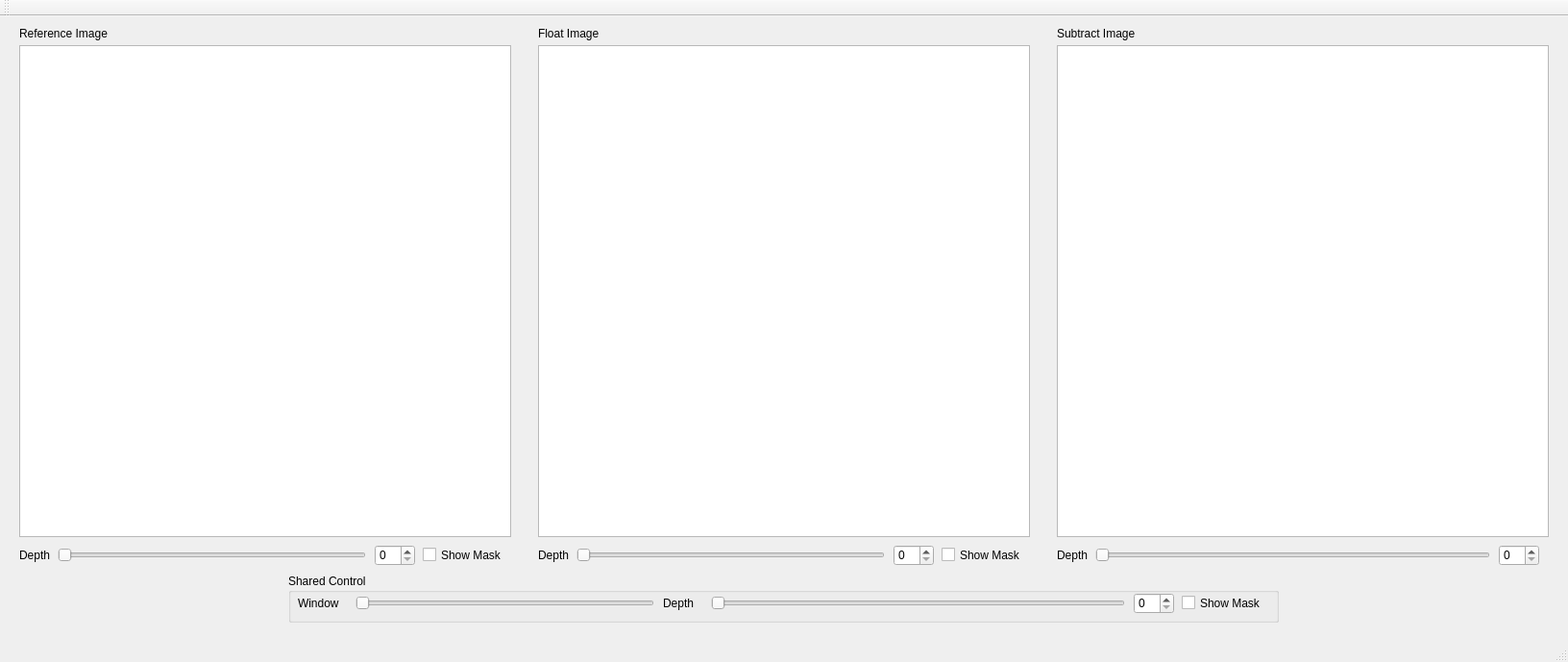
<?xml version="1.0" encoding="UTF-8"?>
<ui version="4.0">
 <class>ImageViewerClass</class>
 <widget class="QMainWindow" name="ImageViewerClass">
  <property name="geometry">
   <rect>
    <x>0</x>
    <y>0</y>
    <width>1632</width>
    <height>689</height>
   </rect>
  </property>
  <property name="sizePolicy">
   <sizepolicy hsizetype="Fixed" vsizetype="Fixed">
    <horstretch>0</horstretch>
    <verstretch>0</verstretch>
   </sizepolicy>
  </property>
  <property name="windowTitle">
   <string>ImageViewer</string>
  </property>
  <widget class="QWidget" name="mainWidget">
   <property name="sizePolicy">
    <sizepolicy hsizetype="Fixed" vsizetype="Fixed">
     <horstretch>0</horstretch>
     <verstretch>0</verstretch>
    </sizepolicy>
   </property>
   <property name="minimumSize">
    <size>
     <width>1632</width>
     <height>636</height>
    </size>
   </property>
   <property name="maximumSize">
    <size>
     <width>1632</width>
     <height>636</height>
    </size>
   </property>
   <widget class="QGraphicsView" name="referenceView">
    <property name="geometry">
     <rect>
      <x>20</x>
      <y>30</y>
      <width>512</width>
      <height>512</height>
     </rect>
    </property>
    <property name="sizePolicy">
     <sizepolicy hsizetype="Expanding" vsizetype="Expanding">
      <horstretch>0</horstretch>
      <verstretch>0</verstretch>
     </sizepolicy>
    </property>
   </widget>
   <widget class="QGraphicsView" name="floatView">
    <property name="geometry">
     <rect>
      <x>560</x>
      <y>30</y>
      <width>512</width>
      <height>512</height>
     </rect>
    </property>
    <property name="sizePolicy">
     <sizepolicy hsizetype="Fixed" vsizetype="Fixed">
      <horstretch>0</horstretch>
      <verstretch>0</verstretch>
     </sizepolicy>
    </property>
   </widget>
   <widget class="QSlider" name="referenceSlider">
    <property name="geometry">
     <rect>
      <x>60</x>
      <y>550</y>
      <width>321</width>
      <height>22</height>
     </rect>
    </property>
    <property name="orientation">
     <enum>Qt::Horizontal</enum>
    </property>
   </widget>
   <widget class="QSlider" name="floatSlider">
    <property name="geometry">
     <rect>
      <x>600</x>
      <y>550</y>
      <width>321</width>
      <height>22</height>
     </rect>
    </property>
    <property name="orientation">
     <enum>Qt::Horizontal</enum>
    </property>
   </widget>
   <widget class="QLabel" name="label_3">
    <property name="geometry">
     <rect>
      <x>20</x>
      <y>10</y>
      <width>101</width>
      <height>16</height>
     </rect>
    </property>
    <property name="text">
     <string>Reference Image</string>
    </property>
   </widget>
   <widget class="QLabel" name="label_4">
    <property name="geometry">
     <rect>
      <x>660</x>
      <y>20</y>
      <width>91</width>
      <height>16</height>
     </rect>
    </property>
    <property name="text">
     <string/>
    </property>
   </widget>
   <widget class="QLabel" name="referenceSliderLabel">
    <property name="geometry">
     <rect>
      <x>20</x>
      <y>550</y>
      <width>41</width>
      <height>21</height>
     </rect>
    </property>
    <property name="text">
     <string>Depth</string>
    </property>
   </widget>
   <widget class="QLabel" name="label_5">
    <property name="geometry">
     <rect>
      <x>560</x>
      <y>10</y>
      <width>91</width>
      <height>16</height>
     </rect>
    </property>
    <property name="text">
     <string>Float Image</string>
    </property>
   </widget>
   <widget class="QSpinBox" name="referenceSpinBox">
    <property name="geometry">
     <rect>
      <x>390</x>
      <y>550</y>
      <width>42</width>
      <height>22</height>
     </rect>
    </property>
   </widget>
   <widget class="QLabel" name="floatSliderLabel">
    <property name="geometry">
     <rect>
      <x>560</x>
      <y>550</y>
      <width>41</width>
      <height>21</height>
     </rect>
    </property>
    <property name="text">
     <string>Depth</string>
    </property>
   </widget>
   <widget class="QSpinBox" name="floatSpinBox">
    <property name="geometry">
     <rect>
      <x>930</x>
      <y>550</y>
      <width>42</width>
      <height>22</height>
     </rect>
    </property>
   </widget>
   <widget class="QCheckBox" name="referenceShowMask">
    <property name="geometry">
     <rect>
      <x>440</x>
      <y>550</y>
      <width>91</width>
      <height>21</height>
     </rect>
    </property>
    <property name="text">
     <string>Show Mask</string>
    </property>
   </widget>
   <widget class="QCheckBox" name="floatShowMask">
    <property name="geometry">
     <rect>
      <x>980</x>
      <y>550</y>
      <width>91</width>
      <height>21</height>
     </rect>
    </property>
    <property name="text">
     <string>Show Mask</string>
    </property>
   </widget>
   <widget class="QGroupBox" name="groupBox">
    <property name="geometry">
     <rect>
      <x>300</x>
      <y>580</y>
      <width>1031</width>
      <height>51</height>
     </rect>
    </property>
    <property name="title">
     <string>Shared Control</string>
    </property>
    <widget class="QSlider" name="windowSlider">
     <property name="geometry">
      <rect>
       <x>70</x>
       <y>20</y>
       <width>311</width>
       <height>22</height>
      </rect>
     </property>
     <property name="orientation">
      <enum>Qt::Horizontal</enum>
     </property>
    </widget>
    <widget class="QLabel" name="referenceSliderLabel_2">
     <property name="geometry">
      <rect>
       <x>10</x>
       <y>20</y>
       <width>51</width>
       <height>21</height>
      </rect>
     </property>
     <property name="text">
      <string>Window</string>
     </property>
    </widget>
    <widget class="QLabel" name="sharedSliderName">
     <property name="geometry">
      <rect>
       <x>390</x>
       <y>20</y>
       <width>41</width>
       <height>21</height>
      </rect>
     </property>
     <property name="text">
      <string>Depth</string>
     </property>
    </widget>
    <widget class="QSlider" name="sharedSlider">
     <property name="geometry">
      <rect>
       <x>440</x>
       <y>20</y>
       <width>431</width>
       <height>22</height>
      </rect>
     </property>
     <property name="orientation">
      <enum>Qt::Horizontal</enum>
     </property>
    </widget>
    <widget class="QSpinBox" name="sharedSpinBox">
     <property name="geometry">
      <rect>
       <x>880</x>
       <y>20</y>
       <width>42</width>
       <height>22</height>
      </rect>
     </property>
    </widget>
    <widget class="QCheckBox" name="sharedShowMask">
     <property name="geometry">
      <rect>
       <x>930</x>
       <y>20</y>
       <width>91</width>
       <height>21</height>
      </rect>
     </property>
     <property name="text">
      <string>Show Mask</string>
     </property>
    </widget>
   </widget>
   <widget class="QGraphicsView" name="subtractView">
    <property name="geometry">
     <rect>
      <x>1100</x>
      <y>30</y>
      <width>512</width>
      <height>512</height>
     </rect>
    </property>
    <property name="sizePolicy">
     <sizepolicy hsizetype="Fixed" vsizetype="Fixed">
      <horstretch>0</horstretch>
      <verstretch>0</verstretch>
     </sizepolicy>
    </property>
   </widget>
   <widget class="QLabel" name="subtractSliderLabel">
    <property name="geometry">
     <rect>
      <x>1100</x>
      <y>550</y>
      <width>41</width>
      <height>21</height>
     </rect>
    </property>
    <property name="text">
     <string>Depth</string>
    </property>
   </widget>
   <widget class="QSlider" name="subtractSlider">
    <property name="geometry">
     <rect>
      <x>1140</x>
      <y>550</y>
      <width>411</width>
      <height>22</height>
     </rect>
    </property>
    <property name="orientation">
     <enum>Qt::Horizontal</enum>
    </property>
   </widget>
   <widget class="QSpinBox" name="subtractSpinBox">
    <property name="geometry">
     <rect>
      <x>1560</x>
      <y>550</y>
      <width>42</width>
      <height>22</height>
     </rect>
    </property>
   </widget>
   <widget class="QLabel" name="label_6">
    <property name="geometry">
     <rect>
      <x>1100</x>
      <y>10</y>
      <width>91</width>
      <height>16</height>
     </rect>
    </property>
    <property name="text">
     <string>Subtract Image</string>
    </property>
   </widget>
   <zorder>groupBox</zorder>
   <zorder>referenceView</zorder>
   <zorder>floatView</zorder>
   <zorder>referenceSlider</zorder>
   <zorder>floatSlider</zorder>
   <zorder>label_3</zorder>
   <zorder>label_4</zorder>
   <zorder>referenceSliderLabel</zorder>
   <zorder>label_5</zorder>
   <zorder>referenceSpinBox</zorder>
   <zorder>floatSliderLabel</zorder>
   <zorder>floatSpinBox</zorder>
   <zorder>referenceShowMask</zorder>
   <zorder>floatShowMask</zorder>
   <zorder>subtractView</zorder>
   <zorder>subtractSliderLabel</zorder>
   <zorder>subtractSlider</zorder>
   <zorder>subtractSpinBox</zorder>
   <zorder>label_6</zorder>
  </widget>
  <widget class="QMenuBar" name="menuBar">
   <property name="geometry">
    <rect>
     <x>0</x>
     <y>0</y>
     <width>1632</width>
     <height>21</height>
    </rect>
   </property>
  </widget>
  <widget class="QToolBar" name="mainToolBar">
   <attribute name="toolBarArea">
    <enum>TopToolBarArea</enum>
   </attribute>
   <attribute name="toolBarBreak">
    <bool>false</bool>
   </attribute>
  </widget>
  <widget class="QStatusBar" name="statusBar"/>
 </widget>
 <layoutdefault spacing="6" margin="11"/>
 <resources>
  <include location="ImageViewer.qrc"/>
 </resources>
 <connections/>
</ui>
